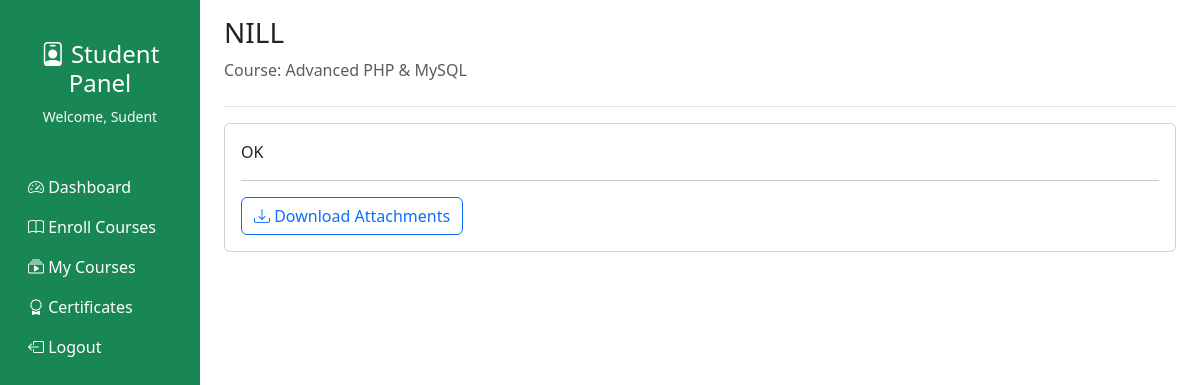
The page /student/lesson_view.php?lesson_id=2 (signed in) on the database its author committed.
### tables this page shows
CREATE TABLE `users` (
  `id` int(11) NOT NULL,
  `full_name` varchar(100) NOT NULL,
  `dob` date DEFAULT NULL,
  `email` varchar(150) NOT NULL,
  `phone` varchar(20) NOT NULL,
  `password` varchar(255) NOT NULL,
  `user_type` enum('student','instructor','admin','parents') NOT NULL,
  `profile` varchar(255) DEFAULT NULL,
  `terms_accepted` tinyint(1) DEFAULT 0,
  `status` enum('active','inactive','blocked') DEFAULT 'active',
  `created_at` timestamp NOT NULL DEFAULT current_timestamp(),
  `updated_at` timestamp NOT NULL DEFAULT current_timestamp() ON UPDATE current_timestamp()
);

CREATE TABLE `lessons` (
  `id` int(11) NOT NULL,
  `fkcourseID` int(11) NOT NULL,
  `fkteacherID` int(11) NOT NULL,
  `title` varchar(255) NOT NULL,
  `lesson_type` enum('video','reading','quiz','assignment') NOT NULL,
  `description` text DEFAULT NULL,
  `video` varchar(255) DEFAULT NULL,
  `content` text DEFAULT NULL,
  `attachments` text DEFAULT NULL,
  `duration_minutes` int(11) DEFAULT NULL,
  `lessstatus` enum('draft','published') DEFAULT 'draft',
  `created_at` timestamp NOT NULL DEFAULT current_timestamp()
);

CREATE TABLE `courses` (
  `id` int(11) NOT NULL,
  `fkteacherID` int(11) DEFAULT NULL,
  `title` varchar(255) NOT NULL,
  `category` varchar(100) NOT NULL,
  `difficulty` enum('beginner','intermediate','advanced') NOT NULL,
  `price` decimal(10,2) NOT NULL,
  `duration_weeks` int(11) NOT NULL,
  `description` text NOT NULL,
  `learning_objectives` text DEFAULT NULL,
  `thumbnail` varchar(255) NOT NULL,
  `intro_video` varchar(255) DEFAULT NULL,
  `materials` text DEFAULT NULL,
  `scorm_enabled` tinyint(1) DEFAULT 0,
  `status` enum('pending','approved','rejected') DEFAULT 'pending',
  `created_at` timestamp NOT NULL DEFAULT current_timestamp()
);

### student/auth.php (called while the page is built, shortened)
<?php
if (!isset($_SESSION['authemail']) AND !isset($_SESSION['authemail']) AND $_SESSION['user_types']!='teacher' ) {
	header('location:../index.php');
}else {
	require_once 'db.php';
	$stquery = "SELECT * FROM users WHERE email =  '$_SESSION[authemail]' ";
	$stdata = mysqli_fetch_assoc(mysqli_query($conn, $stquery));
	$full_name =  $stdata['full_name'];
}
?>

### student/lesson_view.php (the view, shortened to what this page needs)
<?php
require_once 'header.php';
require_once 'db.php';
$lesson_id = intval($_GET['lesson_id'] ?? 0);
$lesson_query = mysqli_query($conn,"
    SELECT l.*, c.title AS course_title
    FROM lessons l
    INNER JOIN courses c ON l.fkcourseID = c.id
    WHERE l.id='$lesson_id'
");
$lesson = mysqli_fetch_assoc($lesson_query);
?>
<main class="col-md-9 ms-sm-auto col-lg-10 px-md-4">
    <div class="pt-3 pb-2 mb-3 border-bottom">
        <h1 class="h3"><?= htmlspecialchars($lesson['title']) ?></h1>
        <p class="text-muted">Course: <?= htmlspecialchars($lesson['course_title']) ?></p>
    </div>
    <div class="card">
        <div class="card-body">
            <?php if($lesson['lesson_type'] == 'video'): ?>
                <video width="100%" controls>
                    <source src="../instructor/uploads/<?= htmlspecialchars($lesson['content']) ?>" type="video/mp4">
                </video>
            <?php elseif($lesson['lesson_type'] == 'pdf'): ?>
                <iframe src="../instructor/uploads/<?= htmlspecialchars($lesson['content']) ?>"
                        width="100%" height="600"></iframe>
            <?php else: ?>
                <p><?= nl2br(htmlspecialchars($lesson['content'])) ?></p>
            <?php endif; ?>
            <hr>
            <?php if($lesson['attachments']): ?>
                <a href="../instructor/uploads/<?= $lesson['attachments'] ?>"
                   class="btn btn-outline-primary" download>
                    <i class="bi bi-download"></i> Download Attachments
                </a>
            <?php endif; ?>
        </div>
    </div>
</main>

### student/header.php (shortened to what this page needs)
<?php require_once 'auth.php' ?>
<!DOCTYPE html>
<html lang="en">
<head>
    <link href="https://cdn.jsdelivr.net/npm/bootstrap@5.3.0-alpha1/dist/css/bootstrap.min.css" rel="stylesheet">
    <link rel="stylesheet" href="https://cdn.jsdelivr.net/npm/bootstrap-icons@1.8.1/font/bootstrap-icons.css">
</head>
<body>
    <div class="container-fluid">
        <div class="row">
            <nav class="col-md-3 col-lg-2 d-md-block bg-success sidebar min-vh-100">
                <div class="position-sticky pt-3">
                    <div class="text-center py-4">
                        <h4 class="text-white"><i class="bi bi-person-badge"></i> Student Panel</h4>
                        <p class="text-light small">Welcome, <?php echo $full_name ?></p>
                    </div>
                    <ul class="nav flex-column">
                        <li class="nav-item">
                            <a class="nav-link active text-white" href="index.php">
                                <i class="bi bi-speedometer2"></i> Dashboard
                            </a>
                        </li>
                        <li class="nav-item">
                            <a class="nav-link text-white" href="enroll_courses.php">
                                <i class="bi bi-book"></i> Enroll Courses
                            </a>
                        </li>
                        <li class="nav-item">
                            <a class="nav-link text-white" href="view_courses.php">
                                <i class="bi bi-collection-play"></i> My Courses
                            </a>
                        </li>
                        <li class="nav-item">
                            <a class="nav-link text-white" href="certificates.php">
                                <i class="bi bi-award"></i> Certificates
                            </a>
                        </li>
                        <li class="nav-item">
                            <a class="nav-link text-white" href="logout.php">
                                <i class="bi bi-box-arrow-left"></i> Logout
                            </a>
                        </li>
                    </ul>
                </div>
            </nav>

### rows shown on the page
users: full_name "Sudent"
lessons: title "NILL", fkcourseID.title "Advanced PHP & MySQL", content "OK"
